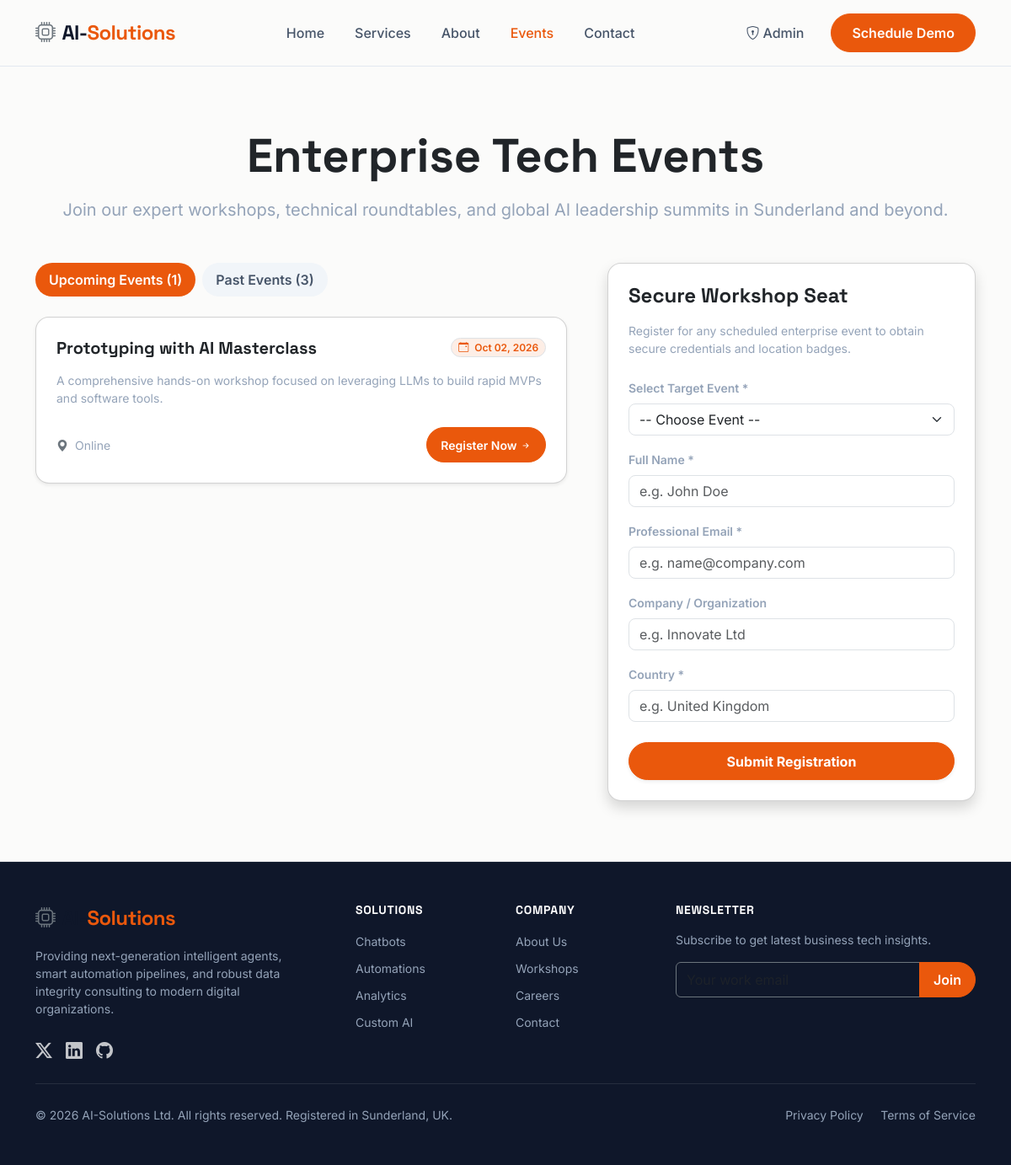
Screenshot of /events.php with the database file from the repository.
### tables this page shows
CREATE TABLE IF NOT EXISTS events (
    id INT AUTO_INCREMENT PRIMARY KEY,
    title VARCHAR(255) NOT NULL,
    description TEXT NOT NULL,
    location VARCHAR(255) NOT NULL,
    date DATE NOT NULL,
    created_at TIMESTAMP DEFAULT CURRENT_TIMESTAMP
);

### events.php (the view, shortened to what this page needs)
<?php
include 'db_connect.php';
include 'header.php';
$events = [];
try {
    $stmt = $pdo->query("SELECT * FROM events ORDER BY date ASC");
    $events = $stmt->fetchAll();
} catch (\PDOException $e) {
    $events = [
        ['id' => 1, 'title' => 'AI Transforming the Workplace 2026', 'description' => 'Discover how top companies harness agentic AI systems to transform daily work and scale operations.', 'location' => 'London, UK & Virtual', 'date' => '2026-09-15'],
        ['id' => 2, 'title' => 'Prototyping with AI Masterclass', 'description' => 'A comprehensive hands-on workshop focused on leveraging LLMs to build rapid MVPs and software tools.', 'location' => 'Online', 'date' => '2026-10-02'],
        ['id' => 3, 'title' => 'Enterprise AI Summit 2026', 'description' => 'Our flagship annual summit focusing on agentic workflows, custom automation, and local digital evolution.', 'location' => 'Sunderland, UK', 'date' => '2026-03-10'],
        ['id' => 4, 'title' => 'Custom LLM Fine-Tuning Workshop', 'description' => 'A technical deep-dive into self-hosting, fine-tuning, and setting up vector databases securely in high-privacy sectors.', 'location' => 'Newcastle, UK', 'date' => '2025-11-14']
    ];
}
$today = date('Y-m-d');
$upcoming_events = [];
$past_events = [];
foreach ($events as $event) {
    if ($event['date'] >= $today) {
        $upcoming_events[] = $event;
    } else {
        $past_events[] = $event;
    }
}
?>
<section class="py-5 bg-transparent">
    <div class="container py-4">
        <div class="text-center max-w-2xl mx-auto mb-5">
            <h1 class="display-4 font-display fw-bold text-dark mb-3">Enterprise Tech Events</h1>
            <p class="text-muted fs-5">
                Join our expert workshops, technical roundtables, and global AI leadership summits in Sunderland and beyond.
            </p>
        </div>
        <div class="row g-5">
            <div class="col-lg-7">
                <ul class="nav nav-pills mb-4 gap-2" id="eventTabs" role="tablist">
                    <li class="nav-item" role="presentation">
                        <button class="nav-link active px-4 py-2 fw-semibold" id="upcoming-tab" data-bs-toggle="pill" data-bs-target="#upcoming" type="button" role="tab" aria-controls="upcoming" aria-selected="true" style="border-radius: 50px;">
                            Upcoming Events (<?php echo count($upcoming_events); ?>)
                        </button>
                    </li>
                    <li class="nav-item" role="presentation">
                        <button class="nav-link px-4 py-2 fw-semibold" id="past-tab" data-bs-toggle="pill" data-bs-target="#past" type="button" role="tab" aria-controls="past" aria-selected="false" style="border-radius: 50px;">
                            Past Events (<?php echo count($past_events); ?>)
                        </button>
                    </li>
                </ul>
                <div class="tab-content" id="eventTabsContent">
                    <div class="tab-pane fade show active" id="upcoming" role="tabpanel" aria-labelledby="upcoming-tab">
                        <?php if (empty($upcoming_events)): ?>
                            <div class="text-center p-5 rounded-4 bg-white border border-slate-200">
                                <p class="text-muted italic mb-0">No upcoming events scheduled. Check back soon!</p>
                            </div>
                        <?php else: ?>
                            <div class="d-flex flex-column gap-4">
                                <?php foreach ($upcoming_events as $ev): ?>
                                    <div class="card p-4 border-1 border-slate-200 shadow-sm rounded-4 bg-white hover-shadow transition">
                                        <div class="d-flex justify-content-between align-items-start flex-wrap gap-2 mb-3">
                                            <h3 class="h5 fw-bold text-dark mb-0 font-display"><?php echo htmlspecialchars($ev['title']); ?></h3>
                                            <span class="badge bg-orange-subtle text-orange-emphasis border border-orange-200 px-2.5 py-1.5 rounded-pill text-xs fw-semibold">
                                                <i class="bi bi-calendar-event me-1"></i> <?php echo date('M d, Y', strtotime($ev['date'])); ?>
                                            </span>
                                        </div>
                                        <p class="text-muted small mb-3 leading-relaxed"><?php echo htmlspecialchars($ev['description']); ?></p>
                                        <div class="d-flex align-items-center justify-content-between text-muted small mt-2">
                                            <span><i class="bi bi-geo-alt-fill text-secondary me-1"></i> <?php echo htmlspecialchars($ev['location']); ?></span>
                                            <button onclick="selectEvent(<?php echo $ev['id']; ?>, '<?php echo addslashes($ev['title']); ?>')" class="btn btn-sm btn-orange px-3 font-semibold rounded-pill">
                                                Register Now <i class="bi bi-arrow-right-short"></i>
                                            </button>
                                        </div>
                                    </div>
                                <?php endforeach; ?>
                            </div>
                        <?php endif; ?>
                    </div>
                </div>
            </div>
            <div class="col-lg-5">
                <div class="card p-4 border-1 border-slate-200 shadow rounded-4 bg-white sticky-lg-top" style="top: 100px; z-index: 5;">
                    <h3 class="h4 font-display fw-bold text-dark mb-3">Secure Workshop Seat</h3>
                    <p class="small text-muted mb-4">Register for any scheduled enterprise event to obtain secure credentials and location badges.</p>
                    <form action="events.php" method="POST" class="space-y-3">
                        <div class="mb-3">
                            <label class="form-label small fw-semibold text-muted">Select Target Event *</label>
                            <select name="event_id" id="eventSelector" class="form-select border rounded-3 p-2.5 text-sm" required>
                                <option value="">-- Choose Event --</option>
                            </select>
                        </div>
                        <div class="mb-3">
                            <label class="form-label small fw-semibold text-muted">Full Name *</label>
                            <input type="text" name="name" class="form-control border rounded-3 p-2.5 text-sm" placeholder="e.g. John Doe" required>
                        </div>
                        <div class="mb-3">
                            <label class="form-label small fw-semibold text-muted">Professional Email *</label>
                            <input type="email" name="email" class="form-control border rounded-3 p-2.5 text-sm" placeholder="e.g. name@company.com" required>
                        </div>
                        <div class="mb-3">
                            <label class="form-label small fw-semibold text-muted">Company / Organization</label>
                            <input type="text" name="name_company" class="form-control border rounded-3 p-2.5 text-sm" placeholder="e.g. Innovate Ltd">
                        </div>
                        <div class="mb-3">
                            <label class="form-label small fw-semibold text-muted">Country *</label>
                            <input type="text" name="country" class="form-control border rounded-3 p-2.5 text-sm" placeholder="e.g. United Kingdom" required>
                        </div>
                        <button type="submit" class="btn btn-orange w-100 py-2.5 fw-bold mt-2 shadow-sm">
                            Submit Registration
                        </button>
                    </form>
                </div>
            </div>
        </div>
    </div>
</section>
<?php
include 'footer.php';
?>

### header.php (style rules this page uses)
:root { --primary: #0f172a; --secondary: #ea580c; --accent: #f97316; --body-bg: #fbfbfa; --font-sans: 'Inter', sans-serif; --font-display: 'Space Grotesk', sans-serif; }
body { font-family: var(--font-sans); background-color: var(--body-bg); color: #334155; display: flex; flex-direction: column; min-h: 100vh; }
.font-display { font-family: var(--font-display); }
.nav-link { font-weight: 500; color: #475569 !important; padding: 0.5rem 1rem !important; transition: color 0.2s ease; }
.nav-link:hover, .nav-link.active { color: var(--secondary) !important; }
.btn-orange { background-color: var(--secondary); border-color: var(--secondary); color: white !important; font-weight: 600; border-radius: 50px; padding: 0.6rem 1.5rem; transition: all 0.2s ease; }

### events.php (style rules this page uses)
.bg-orange-subtle { background-color: rgba(234, 88, 12, 0.1) !important; }
.text-orange-emphasis { color: var(--secondary) !important; }
.nav-pills .nav-link.active, .nav-pills .show > .nav-link { background-color: var(--secondary) !important; color: white !important; }
.nav-pills .nav-link { color: #475569; background-color: #f1f5f9; }

### footer.php (style rules this page uses)
.text-muted { color: #94a3b8 !important; }

### rows the page displays
events: title "Prototyping with AI Masterclass", date "Oct 02, 2026", description "A comprehensive hands-on workshop focused on leveraging LLMs to build rapid MVPs and software tools.", location "Online"

### other values shown
count($upcoming_events) "1"
count($past_events) "3"
